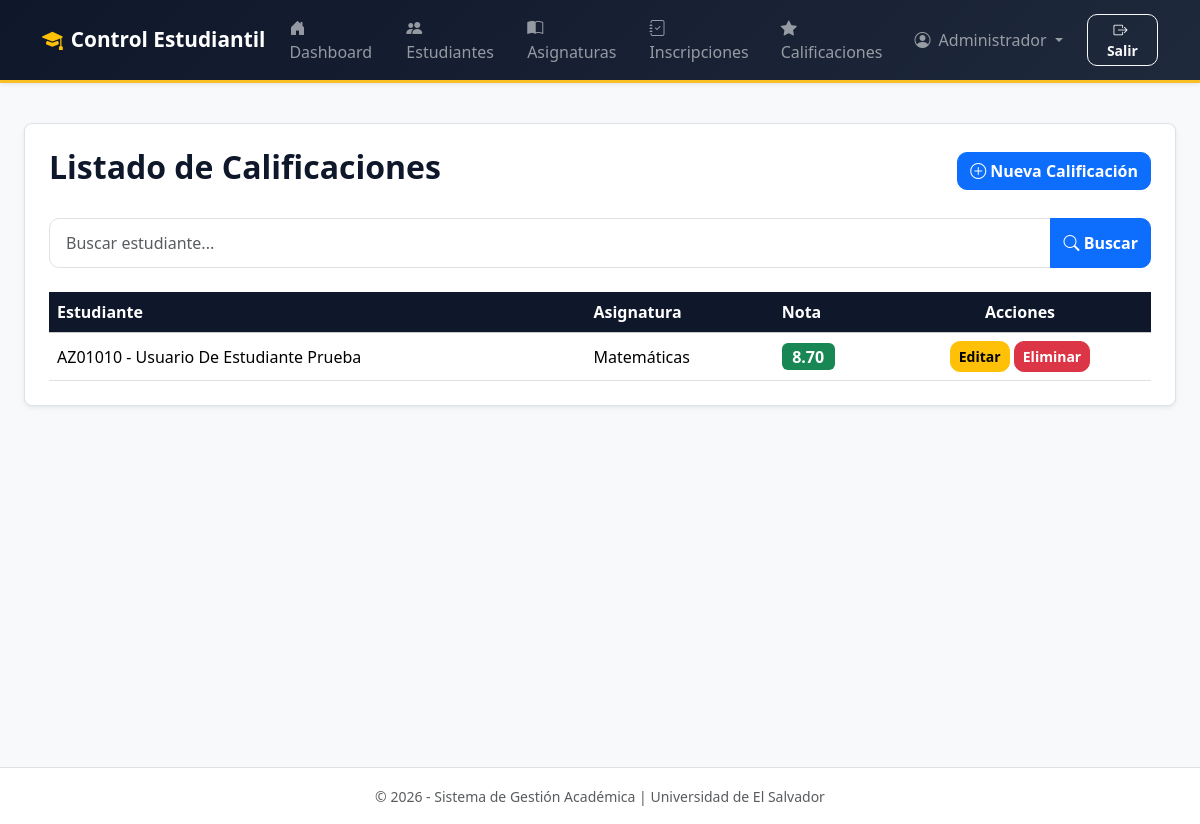
Screenshot of /calificaciones/ (signed in) with the database file from the repository.
### app/models/usuario.py (models this page shows)
class Usuario(db.Model, UserMixin):
    __tablename__ = 'usuarios'
    id = db.Column(
        db.Integer,
        primary_key=True
    )
    nombre = db.Column(
        db.String(100),
        nullable=False
    )
    correo = db.Column(
        db.String(120),
        nullable=False,
        unique=True
    )
    password = db.Column(
        db.String(255),
        nullable=False
    )
    activo = db.Column(
        db.Boolean,
        default=True
    )
    rol_id = db.Column(
        db.Integer,
        db.ForeignKey('roles.id'),
        nullable=False
    )
    estudiante = db.relationship(
        'Estudiante',
        backref='usuario',
        uselist=False
    )

### app/models/calificacion.py (models this page shows, shortened)
class Calificacion(db.Model):
    __tablename__ = 'calificaciones'
    id = db.Column(db.Integer, primary_key=True)
    nota = db.Column(db.Float, nullable=False)
    inscripcion_id = db.Column(db.Integer, db.ForeignKey('inscripciones.id'), nullable=False)
    inscripcion = db.relationship('Inscripcion', backref='calificaciones')

### app/models/estudiante.py (models this page shows, shortened)
class Estudiante(db.Model):
    __tablename__ = 'estudiantes'
    id = db.Column(
        db.Integer,
        primary_key=True
    )
    carnet = db.Column(
        db.String(20),
        nullable=False,
        unique=True
    )
    nombres = db.Column(
        db.String(100),
        nullable=False
    )
    apellidos = db.Column(
        db.String(100),
        nullable=False
    )
    correo = db.Column(
        db.String(120),
        nullable=False,
        unique=True
    )
    usuario_id = db.Column(
        db.Integer,
        db.ForeignKey('usuarios.id'),
        nullable=True,
        unique=True
    )

### app/models/asignatura.py (models this page shows)
class Asignatura(db.Model):
    __tablename__ = 'asignaturas'
    id = db.Column(db.Integer, primary_key=True)
    codigo = db.Column(db.String(20), nullable=False, unique=True)
    nombre = db.Column(db.String(100), nullable=False)
    descripcion = db.Column(db.String(255), nullable=True)

### app/controllers/calificaciones_controller.py (the view, shortened to what this page needs)
@calificaciones_bp.route('/')
@login_required
@rol_requerido(
    "Administrador",
    "Docente"
)
def lista():
    busqueda = request.args.get(
        'buscar',
        ''
    ).strip()
    calificaciones_query = (
        Calificacion.query
        .join(Inscripcion)
        .join(Estudiante)
    )
    calificaciones = (
        calificaciones_query
        .all()
    )
    return render_template(
        'calificaciones/lista.html',
        calificaciones=calificaciones,
        busqueda=busqueda
    )

### app/controllers/permisos.py (called while the page is built, shortened)
def rol_requerido(*roles_permitidos):
    def decorador(func):
        @wraps(func)
        def envoltura(*args, **kwargs):
            return func(*args, **kwargs)
        return envoltura
    return decorador

### app/templates/calificaciones/lista.html (shortened to what this page needs)
{% extends "base.html" %}
{% block content %}
<div class="bg-white p-4 rounded-3 shadow-sm border">
    <div class="d-flex justify-content-between align-items-center mb-4">
        <h2 class="fw-bold">
            Listado de Calificaciones
        </h2>
        <a href="{{ url_for('calificaciones.nuevo') }}"
           class="btn btn-primary">
            <i class="bi bi-plus-circle"></i>
            Nueva Calificación
        </a>
    </div>
    <form method="GET"
          action="{{ url_for('calificaciones.lista') }}"
          class="mb-4">
        <div class="input-group">
            <input type="text"
                   name="buscar"
                   class="form-control"
                   placeholder="Buscar estudiante..."
                   value="{{ busqueda }}">
            <button class="btn btn-primary"
                    type="submit">
                <i class="bi bi-search"></i>
                Buscar
            </button>
        </div>
    </form>
    <div class="table-responsive">
        <table class="table table-hover align-middle">
            <thead class="table-light">
                <tr>
                    <th>Estudiante</th>
                    <th>Asignatura</th>
                    <th>Nota</th>
                    <th class="text-center">
                        Acciones
                    </th>
                </tr>
            </thead>
            <tbody>
                {% if calificaciones %}
                    {% for c in calificaciones %}
                        <tr>
                            <td>
                                {{ c.inscripcion.estudiante.carnet }}
                                -
                                {{ c.inscripcion.estudiante.nombres }}
                                {{ c.inscripcion.estudiante.apellidos }}
                            </td>
                            <td>
                                {{ c.inscripcion.asignatura.nombre }}
                            </td>
                            <td>
                                <span class="badge fs-6
                                    {% if c.nota >= 6 %}
                                        bg-success
                                    {% else %}
                                        bg-danger
                                    {% endif %}">
                                    {{ "%.2f"|format(c.nota) }}
                                </span>
                            </td>
                            <td class="text-center">
                                <a href="{{ url_for('calificaciones.editar', id=c.id) }}"
                                   class="btn btn-warning btn-sm">
                                    Editar
                                </a>
                                <form action="{{ url_for('calificaciones.eliminar', id=c.id) }}"
                                      method="POST"
                                      class="d-inline"
                                      onsubmit="return confirm('¿Eliminar esta calificación?');">
                                    <button class="btn btn-danger btn-sm">
                                        Eliminar
                                    </button>
                                </form>
                            </td>
                        </tr>
                    {% endfor %}
                {% endif %}
            </tbody>
        </table>
    </div>
</div>
{% endblock %}

### app/templates/base.html (shortened to what this page needs)
<!DOCTYPE html>
<html lang="es">
<head>
    <link href="https://cdn.jsdelivr.net/npm/bootstrap@5.3.3/dist/css/bootstrap.min.css"
          rel="stylesheet">
    <link href="https://cdn.jsdelivr.net/npm/bootstrap-icons@1.10.5/font/bootstrap-icons.css"
          rel="stylesheet">
    <link rel="stylesheet"
          href="{{ url_for('static', filename='styles.css') }}?v=5.0">
</head>
<body class="d-flex flex-column min-vh-100 bg-light">
    <nav class="navbar navbar-expand-lg navbar-dark bg-dark shadow-sm">
        <div class="container">
            <a class="navbar-brand d-flex align-items-center"
               href="{{ url_for('auth.dashboard') if current_user.is_authenticated else url_for('auth.login') }}">
                <i class="bi bi-mortarboard-fill me-2 text-warning"></i>
                <strong>Control Estudiantil</strong>
            </a>
            <div class="collapse navbar-collapse" id="navbarNav">
                <ul class="navbar-nav ms-auto align-items-center">
                    {% if current_user.is_authenticated %}
                        <li class="nav-item me-3">
                            <a class="nav-link"
                               href="{{ url_for('auth.dashboard') }}">
                                <i class="bi bi-house-door-fill me-1"></i>
                                Dashboard
                            </a>
                        </li>
                        {% if current_user.rol.nombre in ['Administrador', 'Docente'] %}
                            <li class="nav-item me-3">
                                <a class="nav-link"
                                   href="{{ url_for('estudiantes.lista') }}">
                                    <i class="bi bi-people-fill me-1"></i>
                                    Estudiantes
                                </a>
                            </li>
                            <li class="nav-item me-3">
                                <a class="nav-link"
                                   href="{{ url_for('asignaturas.lista') }}">
                                    <i class="bi bi-book-half me-1"></i>
                                    Asignaturas
                                </a>
                            </li>
                            <li class="nav-item me-3">
                                <a class="nav-link"
                                   href="{{ url_for('inscripciones.lista') }}">
                                    <i class="bi bi-journal-check me-1"></i>
                                    Inscripciones
                                </a>
                            </li>
                            <li class="nav-item me-3">
                                <a class="nav-link"
                                   href="{{ url_for('calificaciones.lista') }}">
                                    <i class="bi bi-star-fill me-1"></i>
                                    Calificaciones
                                </a>
                            </li>
                        {% endif %}
                        <li class="nav-item dropdown me-3">
                            <a class="nav-link dropdown-toggle"
                               href="#"
                               role="button"
                               data-bs-toggle="dropdown">
                                <i class="bi bi-person-circle me-1"></i>
                                {{ current_user.nombre }}
                            </a>
                        </li>
                        <li class="nav-item">
                            <a class="btn btn-outline-light btn-sm px-3"
                               href="{{ url_for('auth.logout') }}">
                                <i class="bi bi-box-arrow-right me-1"></i>
                                Salir
                            </a>
                        </li>
                    {% endif %}
                </ul>
            </div>
        </div>
    </nav>
    <main class="main-content container-fluid px-3 px-lg-4 my-4 flex-grow-1">
        {% block content %}
        {% endblock %}
    </main>
    <footer class="bg-white border-top text-center py-3 text-muted mt-auto">
        <div class="container">
            <small>
                &copy; 2026 - Sistema de Gestión Académica |
                Universidad de El Salvador
            </small>
        </div>
    </footer>
</body>
</html>

### app/static/styles.css (style rules this page uses)
:root { --bg-principal: #f8fafc; --brand-dark: #0f172a; --brand-dark-2: #1e293b; --accent-gold: #fbbf24; --primary: #2563eb; --success: #10b981; --info: #06b6d4; --warning: #f59e0b; --danger: #ef4444; --text-primary: #0f172a; --text-secondary: #64748b; --border-color: #e2e8f0; --shadow-sm: 0 2px 8px rgba(15, 23, 42, 0.05); --shadow-md: 0 8px 24px rgba(15, 23, 42, 0.08); --shadow-lg: 0 16px 40px rgba(15, 23, 42, 0.12); --transition: all .25s ease; }
html, body { overflow-x: hidden; }
body { background-color: var(--bg-principal); font-family: 'Segoe UI', system-ui, sans-serif; color: var(--text-primary); }
*, *::before, *::after { box-sizing: border-box; }
.main-content { min-height: calc(100vh - 180px); }
.navbar { background: linear-gradient( 135deg, var(--brand-dark), var(--brand-dark-2) ) !important; border-bottom: 3px solid var(--accent-gold); box-shadow: var(--shadow-md); }
.navbar-brand { font-size: 1.3rem; font-weight: 700; }
.navbar .nav-link { border-radius: 10px; font-weight: 500; transition: var(--transition); }
.table-responsive { overflow-x: auto; -webkit-overflow-scrolling: touch; }
.table { margin-bottom: 0; min-width: 700px; }
.table thead th { background-color: var(--brand-dark); color: white; }
.btn { border-radius: 10px; font-weight: 600; transition: var(--transition); }
.form-control, .form-select { border-radius: 10px; padding: .75rem 1rem; }

### rows the page displays
Usuario: nombre "Administrador"
Calificacion: inscripcion.estudiante.carnet "AZ01010", inscripcion.estudiante.nombres "Usuario De", inscripcion.estudiante.apellidos "Estudiante Prueba", inscripcion.asignatura.nombre "Matemáticas", nota "8.70"
